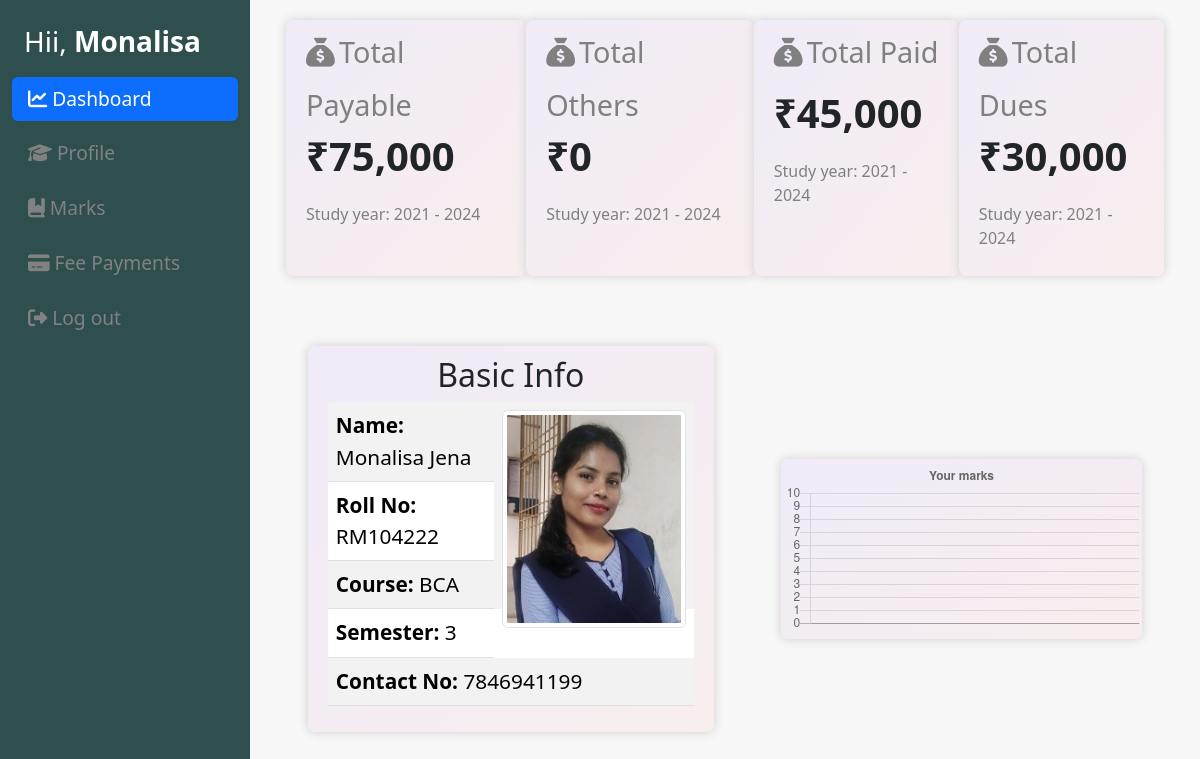
Page /student/student-dashboard.php (signed in) on the committed database.
### tables this page shows
CREATE TABLE `student_info` (
  `roll_no` varchar(255) NOT NULL,
  `name` varchar(255) DEFAULT NULL,
  `age` int(11) DEFAULT NULL,
  `course` varchar(255) DEFAULT NULL,
  `semester` int(11) NOT NULL,
  `contact_no` varchar(20) NOT NULL,
  `address` varchar(255) NOT NULL,
  `admission_date` date DEFAULT NULL,
  `picture` varchar(255) NOT NULL
);

CREATE TABLE `student_fees` (
  `roll_no` varchar(255) NOT NULL,
  `payable` decimal(10,2) NOT NULL DEFAULT 0.00,
  `others` decimal(10,2) NOT NULL DEFAULT 0.00,
  `paid` decimal(10,0) DEFAULT 0,
  `dues` decimal(10,0) GENERATED ALWAYS AS (`payable` + `others` - `paid`) STORED
);

### server/fetch_std_info.php (called while the page is built, shortened)
<?php
include 'config.php';
$username = $_SESSION['roll_no'];
$result = $conn->query("SELECT * FROM student_info WHERE roll_no = '$username'");
if ($result->num_rows > 0) {
    $std_info = $result->fetch_assoc();
}
$result = $conn->query("SELECT * FROM student_fees WHERE roll_no = '$username'");
if ($result->num_rows > 0) {
    $std_fees = $result->fetch_assoc();
}
$exam_name = array();
$exam_mark = array();
$full_marks_result = array();
if (empty($exam_name) || empty($exam_mark)) {
    $full_marks = 10;
} else {
    $full_marks = max($full_marks_result);
}
?>

### student/student-dashboard.php (the view, shortened to what this page needs)
<?php
include '../server/fetch_std_info.php';
?>
<!DOCTYPE html>
<html lang="en">
<head>
    <link href="https://cdn.jsdelivr.net/npm/bootstrap@5.3.2/dist/css/bootstrap.min.css" rel="stylesheet">
    <link rel="stylesheet" href="https://cdnjs.cloudflare.com/ajax/libs/font-awesome/6.5.1/css/all.min.css" />
    <link rel="stylesheet" href="dashboard.css">
</head>
<body>
    <div class="container sidenav">
        <ul class="nav nav-pills">
            <li class="nav-item">
                <div class="container">
                    <p class="text-capitalize h3 text-white name">Hii, <strong><?php echo substr($std_info["name"], 0, strpos($std_info["name"], ' ')) ?></strong></p>
                </div>
            </li>
            <li class="nav-item">
                <a href="#" class="nav-link link" id="home" onclick="tab(event, 'tab-1')">
                    <i class="fa-solid fa-chart-line"></i>
                    Dashboard
                </a>
            </li>
            <li class="nav-item">
                <a href="#" class="nav-link link" onclick="tab(event, 'tab-2')">
                    <i class="fa-solid fa-graduation-cap"></i>
                    Profile
                </a>
            </li>
            <li class="nav-item">
                <a href="#" class="nav-link link" onclick="tab(event, 'tab-3')">
                    <i class="fa-solid fa-book-bookmark"></i>
                    Marks
                </a>
            </li>
            <li class="nav-item">
                <a href="#" class="nav-link link" onclick="tab(event, 'tab-4')">
                    <i class="fa-solid fa-credit-card"></i>
                    Fee Payments
                </a>
            </li>
            <li class="nav-item">
                <a href="#" class="nav-link link" onclick="student_logout()">
                    <i class="fa-solid fa-right-from-bracket"></i>
                    Log out
                </a>
            </li>
        </ul>
    </div>
    <div class="main">
        <div class="container tab-content" id="tab-1">
            <div class="container dashboard">
                <div class="container d-flex fees">
                    <div class="container box">
                        <p class="fa-solid fa-sack-dollar fee-head"></p>
                        <p class="d-inline fee-head">Total Payable</p>
                        <div class="container" style="padding: 0;">
                            <p class="text-start amount">&#8377;<?php echo number_format($std_fees['payable']) ?></p>
                            <p class="study-year">Study year: 2021 - 2024</p>
                        </div>
                    </div>
                    <div class="container box">
                        <p class="fa-solid fa-sack-dollar fee-head"></p>
                        <p class="d-inline fee-head">Total Others</p>
                        <div class="container" style="padding: 0;">
                            <p class="text-start amount">&#8377;<?php echo number_format($std_fees['others']) ?></p>
                            <p class="study-year">Study year: 2021 - 2024</p>
                        </div>
                    </div>
                    <div class="container box">
                        <p class="fa-solid fa-sack-dollar fee-head"></p>
                        <p class="d-inline fee-head">Total Paid</p>
                        <div class="container" style="padding: 0;">
                            <p class="text-start amount">&#8377;<?php echo number_format($std_fees['paid']) ?></p>
                            <p class="study-year">Study year: 2021 - 2024</p>
                        </div>
                    </div>
                    <div class="container box">
                        <p class="fa-solid fa-sack-dollar  fee-head"></p>
                        <p class="d-inline fee-head">Total Dues</p>
                        <div class="container" style="padding: 0;">
                            <p class="text-start amount">&#8377;<?php echo number_format($std_fees['dues']) ?></p>
                            <p class="study-year">Study year: 2021 - 2024</p>
                        </div>
                    </div>
                </div>
                <div class="bottom-box">
                    <div id="profile">
                        <h2 class="text-center">Basic Info</h2>
                        <table class="table table-striped">
                            <tr>
                                <td><b>Name: </b><?php echo $std_info['name'] ?></td>
                                <td id="profile-pic" rowspan="5"><img class="img-thumbnail" src="<?php echo $std_info['picture'] ?>" alt=""></td>
                            </tr>
                            <tr>
                                <td><b>Roll No: </b><?php echo $std_info['roll_no'] ?></td>
                            </tr>
                            <tr>
                                <td><b>Course: </b><?php echo $std_info['course'] ?></td>
                            </tr>
                            <tr>
                                <td colspan="2"><b>Semester: </b><?php echo $std_info['semester'] ?></td>
                            </tr>
                            <tr>
                                <td colspan="2"><b>Contact No: </b><?php echo $std_info['contact_no'] ?></td>
                            </tr>
                        </table>
                    </div>
                    <div id="marks-chart">
                        <canvas id="myChart"></canvas>
                    </div>
                </div>
            </div>
        </div>
    </div>
    <script>
        const xValues = <?php echo json_encode(array_reverse($exam_name)) ?>;
        const yValues = <?php echo json_encode(array_reverse($exam_mark)) ?>;
        const barColors = ["#4e79a7", "#f28e2b", "#e15759", "#76b7b2", "#59a14f"];
        new Chart("myChart", {
            type: "bar",
            data: {
                labels: xValues,
                datasets: [{
                    backgroundColor: barColors,
                    data: yValues
                }]
            },
            options: {
                legend: {
                    display: false
                },
                title: {
                    display: true,
                    text: "Your marks"
                },
                scales: {
                    yAxes: [{
                        ticks: {
                            suggestedMin: 0,
                            suggestedMax: <?php echo $full_marks ?>
                        }
                    }]
                }
            }
        });
    </script>
</body>
</html>

### student/dashboard.css (style rules this page uses)
* { margin: 0; padding: 0; box-sizing: border-box; }
.sidenav { height: 100%; width: 250px; position: fixed; z-index: 1; top: 0; left: 0; background-color: #2f4f4f; overflow-x: hidden; padding-top: 20px; }
.sidenav ul li { width: 100%; padding: 5px 0; font-size: 1.2rem; }
.sidenav a { color: #818181; }
.main { margin-left: 250px; background-color: #f7f7f7; }
#tab-1 { min-height: 100vh; }
#tab-1 .fees { margin: 20px 0; }
.bottom-box { display: flex; align-items: center; justify-content: space-around; margin-top: 50px; padding: 20px 0; }
#profile { background: linear-gradient(to bottom right, #f0ebf8, #f8eeee); padding: 10px 20px; border-radius: 8px; -webkit-box-shadow: 0px 0px 10px 1px rgb(213, 213, 213); -moz-box-shadow: 0px 0px 10px 1px rgb(213, 213, 213); box-shadow: 0px 0px 10px 1px rgb(213, 213, 213); font-size: 1.3rem; margin-bottom: 20px; width: 45%; }
#marks-chart { width: 40%; border-radius: 8px; background: linear-gradient(to bottom right, #f0ebf8, #f8eeee); -webkit-box-shadow: 0px 0px 10px 1px rgb(213, 213, 213); -moz-box-shadow: 0px 0px 10px 1px rgb(213, 213, 213); box-shadow: 0px 0px 10px 1px rgb(213, 213, 213); }

### rows in the picture
student_info: name "Monalisa", name "Monalisa Jena", picture (picture), roll_no "RM104222", course "BCA", semester "3", contact_no "7846941199"
student_fees: payable "75,000", others "0", paid "45,000", dues "30,000"

### other values in the picture
chart data {{ $full_marks }} 10
